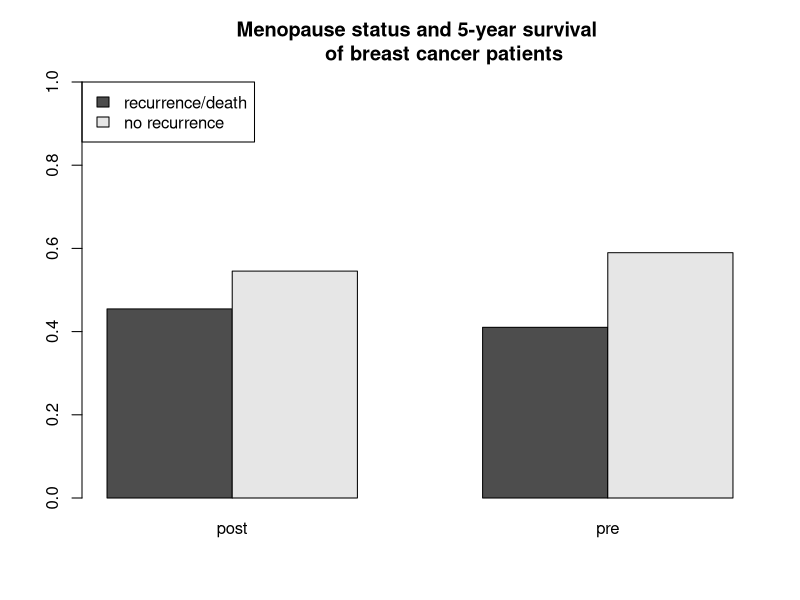

Source code (R):
#ASSR Chapter 4 Statistics and Data Analysis in a Proportions Model

#4.4 Data analytic example 1
library(survival)

#create functions for later use
#each takes a prop.table object
RD<-function(tab) {
  rd=tab[1,1]-tab[1,2]
  print(rd)
}
NNT<-function(tab) {
  nnt=1/((tab[1,1]/(tab[1,1]+tab[2,1]))-(tab[1,2]/(tab[1,2]+tab[2,2])))
  print(nnt)
}

RR<-function(tab){
  rr=tab[1,1]/tab[1,2]
  print(rr)
}

OR<-function(tab){
  or=(tab[1,1]/tab[2,1])/(tab[1,2]/tab[2,2])
  print(or)
}

#data wrangling 
ovarian$treatmt=factor(ovarian$rx,level=c(1,2),labels=c("standard","aggressive"))
ovarian$residual.disease=factor(ovarian$resid.ds,level=c(2,1),labels=c("yes","no"))

#create contingency tables
#frequency table
table(ovarian$residual.disease,ovarian$treatmt)

#proportions table
t<-prop.table(table(ovarian$residual.disease,ovarian$treatmt),margin = 2)
t

#statistics
RD(t)
NNT(t)
RR(t)
OR(t)

#4.6 Data analytic example 2
library(survival)
gbsg$menopause.status=factor(gbsg$meno,level=c(1,0),labels=c("post","pre"))
gbsg$illness.status=factor(gbsg$status,level=c(1,0),labels=c("recurrence/death","no recurrence"))

#create contingency tables
#frequency table
tab<-table(gbsg$illness.status,gbsg$menopause.status)

#proportions table
t<-prop.table(tab,margin = 2)
t

#statistics
RD(t)
RR(t)
OR(t)

barplot(t, 
        ylim=c(0,1),
        beside=T,
        legend=rownames(tab),args.legend=list(x="topleft"),
        main = "Menopause status and 5-year survival 
        of breast cancer patients")


